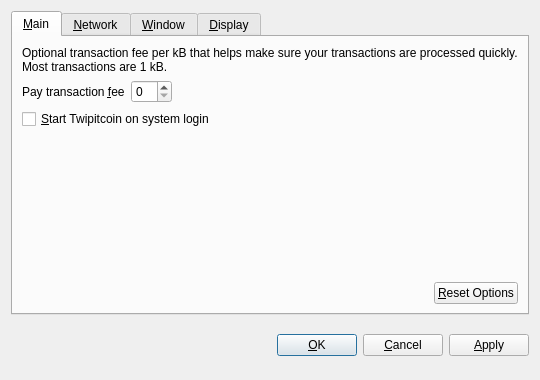
<?xml version="1.0" encoding="UTF-8"?>
<ui version="4.0">
 <class>OptionsDialog</class>
 <widget class="QDialog" name="OptionsDialog">
  <property name="geometry">
   <rect>
    <x>0</x>
    <y>0</y>
    <width>540</width>
    <height>380</height>
   </rect>
  </property>
  <property name="windowTitle">
   <string>Options</string>
  </property>
  <property name="modal">
   <bool>true</bool>
  </property>
  <layout class="QVBoxLayout" name="verticalLayout">
   <item>
    <widget class="QTabWidget" name="tabWidget">
     <property name="tabPosition">
      <enum>QTabWidget::North</enum>
     </property>
     <property name="currentIndex">
      <number>0</number>
     </property>
     <widget class="QWidget" name="tabMain">
      <attribute name="title">
       <string>&amp;Main</string>
      </attribute>
      <layout class="QVBoxLayout" name="verticalLayout_Main">
       <item>
        <widget class="QLabel" name="transactionFeeInfoLabel">
         <property name="text">
          <string>Optional transaction fee per kB that helps make sure your transactions are processed quickly. Most transactions are 1 kB.</string>
         </property>
         <property name="textFormat">
          <enum>Qt::PlainText</enum>
         </property>
         <property name="wordWrap">
          <bool>true</bool>
         </property>
        </widget>
       </item>
       <item>
        <layout class="QHBoxLayout" name="horizontalLayout_1_Main">
         <item>
          <widget class="QLabel" name="transactionFeeLabel">
           <property name="text">
            <string>Pay transaction &amp;fee</string>
           </property>
           <property name="textFormat">
            <enum>Qt::PlainText</enum>
           </property>
           <property name="buddy">
            <cstring>transactionFee</cstring>
           </property>
          </widget>
         </item>
         <item>
          <widget class="BitcoinAmountField" name="transactionFee"/>
         </item>
         <item>
          <spacer name="horizontalSpacer_1_Main">
           <property name="orientation">
            <enum>Qt::Horizontal</enum>
           </property>
           <property name="sizeHint" stdset="0">
            <size>
             <width>40</width>
             <height>20</height>
            </size>
           </property>
          </spacer>
         </item>
        </layout>
       </item>
       <item>
        <widget class="QCheckBox" name="bitcoinAtStartup">
         <property name="toolTip">
          <string>Automatically start Twipitcoin after logging in to the system.</string>
         </property>
         <property name="text">
          <string>&amp;Start Twipitcoin on system login</string>
         </property>
        </widget>
       </item>
       <item>
        <spacer name="verticalSpacer_Main">
         <property name="orientation">
          <enum>Qt::Vertical</enum>
         </property>
         <property name="sizeHint" stdset="0">
          <size>
           <width>20</width>
           <height>40</height>
          </size>
         </property>
        </spacer>
       </item>
       <item>
        <layout class="QHBoxLayout" name="horizontalLayout_2_Main">
         <item>
          <spacer name="horizontalSpacer_2_Main">
           <property name="orientation">
            <enum>Qt::Horizontal</enum>
           </property>
           <property name="sizeHint" stdset="0">
            <size>
             <width>40</width>
             <height>20</height>
            </size>
           </property>
          </spacer>
         </item>
         <item>
          <widget class="QPushButton" name="resetButton">
           <property name="toolTip">
            <string>Reset all client options to default.</string>
           </property>
           <property name="text">
            <string>&amp;Reset Options</string>
           </property>
           <property name="autoDefault">
            <bool>false</bool>
           </property>
          </widget>
         </item>
        </layout>
       </item>
      </layout>
     </widget>
     <widget class="QWidget" name="tabNetwork">
      <attribute name="title">
       <string>&amp;Network</string>
      </attribute>
      <layout class="QVBoxLayout" name="verticalLayout_Network">
       <item>
        <widget class="QCheckBox" name="mapPortUpnp">
         <property name="toolTip">
          <string>Automatically open the Twipitcoin client port on the router. This only works when your router supports UPnP and it is enabled.</string>
         </property>
         <property name="text">
          <string>Map port using &amp;UPnP</string>
         </property>
        </widget>
       </item>
       <item>
        <widget class="QCheckBox" name="connectSocks">
         <property name="toolTip">
          <string>Connect to the Twipitcoin network through a SOCKS proxy (e.g. when connecting through Tor).</string>
         </property>
         <property name="text">
          <string>&amp;Connect through SOCKS proxy:</string>
         </property>
        </widget>
       </item>
       <item>
        <layout class="QHBoxLayout" name="horizontalLayout_Network">
         <item>
          <widget class="QLabel" name="proxyIpLabel">
           <property name="text">
            <string>Proxy &amp;IP:</string>
           </property>
           <property name="textFormat">
            <enum>Qt::PlainText</enum>
           </property>
           <property name="buddy">
            <cstring>proxyIp</cstring>
           </property>
          </widget>
         </item>
         <item>
          <widget class="QValidatedLineEdit" name="proxyIp">
           <property name="maximumSize">
            <size>
             <width>140</width>
             <height>16777215</height>
            </size>
           </property>
           <property name="toolTip">
            <string>IP address of the proxy (e.g. 127.0.0.1)</string>
           </property>
          </widget>
         </item>
         <item>
          <widget class="QLabel" name="proxyPortLabel">
           <property name="text">
            <string>&amp;Port:</string>
           </property>
           <property name="textFormat">
            <enum>Qt::PlainText</enum>
           </property>
           <property name="buddy">
            <cstring>proxyPort</cstring>
           </property>
          </widget>
         </item>
         <item>
          <widget class="QLineEdit" name="proxyPort">
           <property name="maximumSize">
            <size>
             <width>55</width>
             <height>16777215</height>
            </size>
           </property>
           <property name="toolTip">
            <string>Port of the proxy (e.g. 9050)</string>
           </property>
          </widget>
         </item>
         <item>
          <widget class="QLabel" name="socksVersionLabel">
           <property name="text">
            <string>SOCKS &amp;Version:</string>
           </property>
           <property name="textFormat">
            <enum>Qt::PlainText</enum>
           </property>
           <property name="buddy">
            <cstring>socksVersion</cstring>
           </property>
          </widget>
         </item>
         <item>
          <widget class="QValueComboBox" name="socksVersion">
           <property name="toolTip">
            <string>SOCKS version of the proxy (e.g. 5)</string>
           </property>
          </widget>
         </item>
         <item>
          <spacer name="horizontalSpacer_Network">
           <property name="orientation">
            <enum>Qt::Horizontal</enum>
           </property>
           <property name="sizeHint" stdset="0">
            <size>
             <width>40</width>
             <height>20</height>
            </size>
           </property>
          </spacer>
         </item>
        </layout>
       </item>
       <item>
        <spacer name="verticalSpacer_Network">
         <property name="orientation">
          <enum>Qt::Vertical</enum>
         </property>
         <property name="sizeHint" stdset="0">
          <size>
           <width>20</width>
           <height>40</height>
          </size>
         </property>
        </spacer>
       </item>
      </layout>
     </widget>
     <widget class="QWidget" name="tabWindow">
      <attribute name="title">
       <string>&amp;Window</string>
      </attribute>
      <layout class="QVBoxLayout" name="verticalLayout_Window">
       <item>
        <widget class="QCheckBox" name="minimizeToTray">
         <property name="toolTip">
          <string>Show only a tray icon after minimizing the window.</string>
         </property>
         <property name="text">
          <string>&amp;Minimize to the tray instead of the taskbar</string>
         </property>
        </widget>
       </item>
       <item>
        <widget class="QCheckBox" name="minimizeOnClose">
         <property name="toolTip">
          <string>Minimize instead of exit the application when the window is closed. When this option is enabled, the application will be closed only after selecting Quit in the menu.</string>
         </property>
         <property name="text">
          <string>M&amp;inimize on close</string>
         </property>
        </widget>
       </item>
       <item>
        <spacer name="verticalSpacer_Window">
         <property name="orientation">
          <enum>Qt::Vertical</enum>
         </property>
         <property name="sizeHint" stdset="0">
          <size>
           <width>20</width>
           <height>40</height>
          </size>
         </property>
        </spacer>
       </item>
      </layout>
     </widget>
     <widget class="QWidget" name="tabDisplay">
      <attribute name="title">
       <string>&amp;Display</string>
      </attribute>
      <layout class="QVBoxLayout" name="verticalLayout_Display">
       <item>
        <layout class="QHBoxLayout" name="horizontalLayout_1_Display">
         <item>
          <widget class="QLabel" name="langLabel">
           <property name="text">
            <string>User Interface &amp;language:</string>
           </property>
           <property name="textFormat">
            <enum>Qt::PlainText</enum>
           </property>
           <property name="buddy">
            <cstring>lang</cstring>
           </property>
          </widget>
         </item>
         <item>
          <widget class="QValueComboBox" name="lang">
           <property name="toolTip">
            <string>The user interface language can be set here. This setting will take effect after restarting Twipitcoin.</string>
           </property>
          </widget>
         </item>
        </layout>
       </item>
       <item>
        <layout class="QHBoxLayout" name="horizontalLayout_2_Display">
         <item>
          <widget class="QLabel" name="unitLabel">
           <property name="text">
            <string>&amp;Unit to show amounts in:</string>
           </property>
           <property name="textFormat">
            <enum>Qt::PlainText</enum>
           </property>
           <property name="buddy">
            <cstring>unit</cstring>
           </property>
          </widget>
         </item>
         <item>
          <widget class="QValueComboBox" name="unit">
           <property name="toolTip">
            <string>Choose the default subdivision unit to show in the interface and when sending coins.</string>
           </property>
          </widget>
         </item>
        </layout>
       </item>
       <item>
        <widget class="QCheckBox" name="displayAddresses">
         <property name="toolTip">
          <string>Whether to show Twipitcoin addresses in the transaction list or not.</string>
         </property>
         <property name="text">
          <string>&amp;Display addresses in transaction list</string>
         </property>
        </widget>
       </item>
       <item>
        <widget class="QCheckBox" name="coinControlFeatures">
         <property name="toolTip">
          <string>Whether to show coin control features or not.</string>
         </property>
         <property name="text">
          <string>Display coin &amp;control features (experts only!)</string>
         </property>
        </widget>
       </item>
       <item>
        <spacer name="verticalSpacer_Display">
         <property name="orientation">
          <enum>Qt::Vertical</enum>
         </property>
         <property name="sizeHint" stdset="0">
          <size>
           <width>20</width>
           <height>40</height>
          </size>
         </property>
        </spacer>
       </item>
      </layout>
     </widget>
    </widget>
   </item>
   <item>
    <layout class="QHBoxLayout" name="horizontalLayout_Buttons">
     <item>
      <spacer name="horizontalSpacer_1">
       <property name="orientation">
        <enum>Qt::Horizontal</enum>
       </property>
       <property name="sizeHint" stdset="0">
        <size>
         <width>40</width>
         <height>48</height>
        </size>
       </property>
      </spacer>
     </item>
     <item>
      <widget class="QLabel" name="statusLabel">
       <property name="font">
        <font>
         <weight>75</weight>
         <bold>true</bold>
        </font>
       </property>
       <property name="text">
        <string/>
       </property>
       <property name="textFormat">
        <enum>Qt::PlainText</enum>
       </property>
       <property name="wordWrap">
        <bool>true</bool>
       </property>
      </widget>
     </item>
     <item>
      <spacer name="horizontalSpacer_2">
       <property name="orientation">
        <enum>Qt::Horizontal</enum>
       </property>
       <property name="sizeHint" stdset="0">
        <size>
         <width>40</width>
         <height>48</height>
        </size>
       </property>
      </spacer>
     </item>
     <item>
      <widget class="QPushButton" name="okButton">
       <property name="text">
        <string>&amp;OK</string>
       </property>
      </widget>
     </item>
     <item>
      <widget class="QPushButton" name="cancelButton">
       <property name="text">
        <string>&amp;Cancel</string>
       </property>
       <property name="autoDefault">
        <bool>false</bool>
       </property>
      </widget>
     </item>
     <item>
      <widget class="QPushButton" name="applyButton">
       <property name="text">
        <string>&amp;Apply</string>
       </property>
       <property name="autoDefault">
        <bool>false</bool>
       </property>
      </widget>
     </item>
    </layout>
   </item>
  </layout>
 </widget>
 <customwidgets>
  <customwidget>
   <class>BitcoinAmountField</class>
   <extends>QSpinBox</extends>
   <header>bitcoinamountfield.h</header>
  </customwidget>
  <customwidget>
   <class>QValueComboBox</class>
   <extends>QComboBox</extends>
   <header>qvaluecombobox.h</header>
  </customwidget>
  <customwidget>
   <class>QValidatedLineEdit</class>
   <extends>QLineEdit</extends>
   <header>qvalidatedlineedit.h</header>
  </customwidget>
 </customwidgets>
 <resources/>
 <connections/>
</ui>
